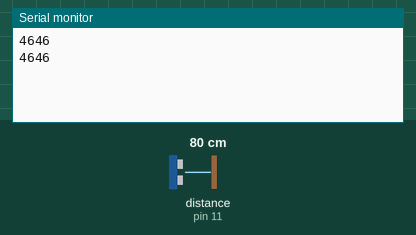
Bench run of a sketch on a simulated Arduino Uno, built with avr-gcc and run on an emulated ATmega328P. Shown: the last lines printed to the serial monitor. Wiring (inferred from the names in the program): ultrasonic range finder: trigger pin 12; echo pin 11. The test bench sets the inputs (shaded band); at power-on: distance to the obstacle (sensor on pin 11) 80 cm. The echo pulse lasts 58.3 µs per cm.

Above: at 1.8 s.
1.9 s: distance to the obstacle (sensor on pin 11) set to 2 cm
At 2.3 s:
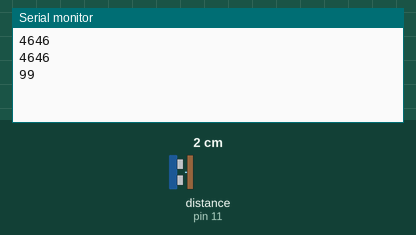
3.4 s: distance to the obstacle (sensor on pin 11) set to 4 cm
At 4.8 s:
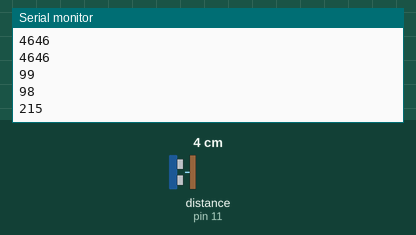
Timing chart, 0 to 6.4 s (numbered marks = the images above; inputs shaded):
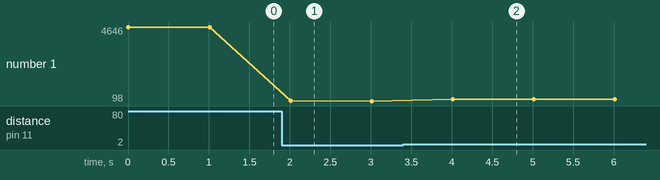

The sketch:

53-using_hc-sr04_sensor.ino
```cpp
#define TRIGGERPIN 12
#define ECHOPIN 11

int travelTime = 0;

void setup() {
  Serial.begin(9600);
  pinMode(TRIGGERPIN, OUTPUT);
  pinMode(ECHOPIN, INPUT);
}

void loop() {
  digitalWrite(TRIGGERPIN, LOW);
  delayMicroseconds(2);
  digitalWrite(TRIGGERPIN, HIGH);
  delayMicroseconds(10);
  digitalWrite(TRIGGERPIN, LOW);

  travelTime = pulseIn(ECHOPIN, HIGH);
  Serial.println(travelTime);
  delay(1000);
}
```

Measured:
- after the input at 1.9 s, the serial monitor: prints a new line after 0.11 s (image 1)
- after the input at 3.4 s, the serial monitor: prints a new line after 0.61 s (image 2)
- plotted number 1: 4646 → 98 after the input at 1.9 s, 98 → 215 after the input at 3.4 s
